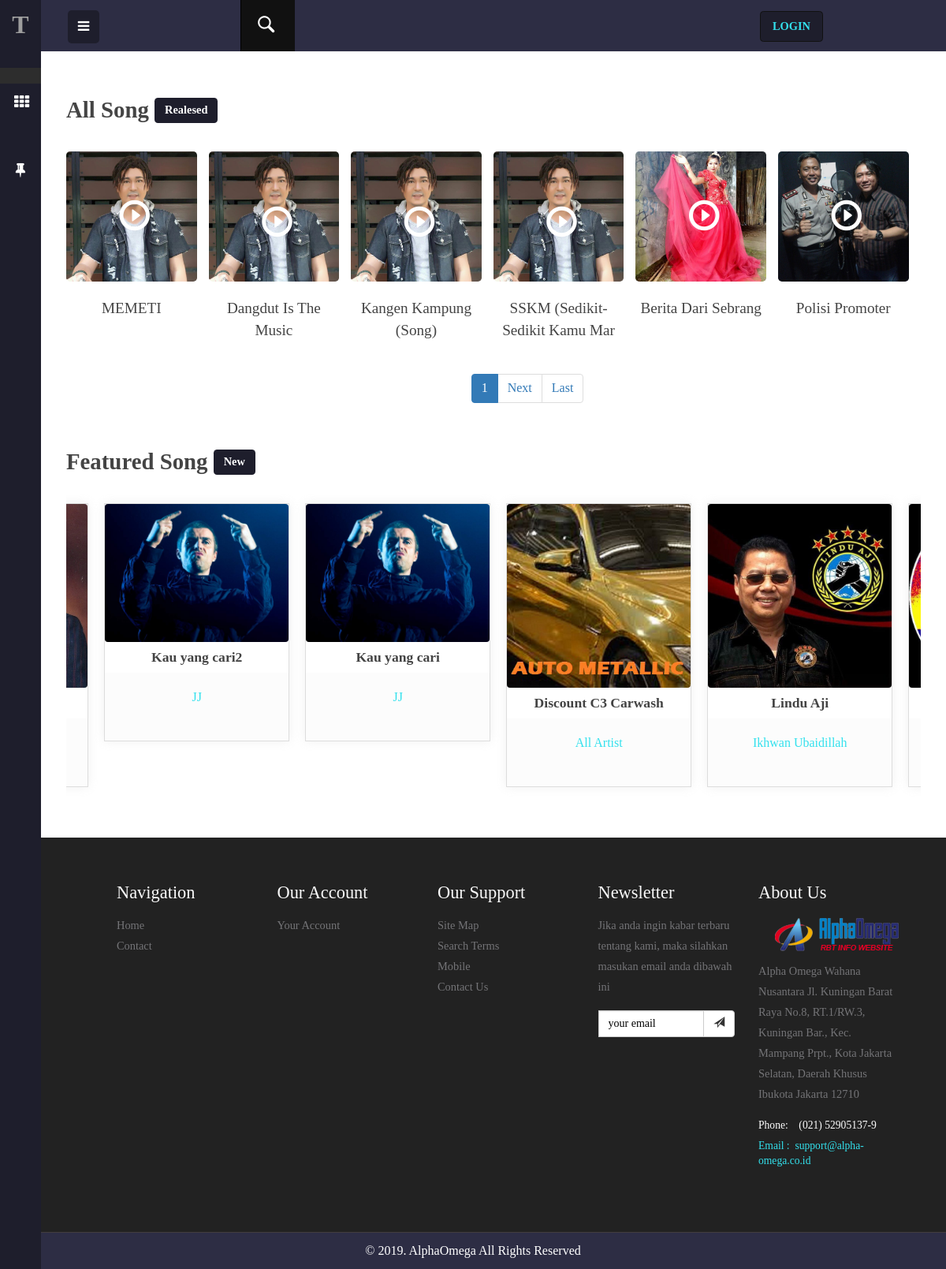
The app's page /index.php/c_song with its own data.
### tables this page shows
CREATE TABLE `t_lagu` (
  `id_lagu` int(11) NOT NULL,
  `album_id` int(11) NOT NULL,
  `genre_id` int(11) NOT NULL,
  `judul` varchar(30) NOT NULL,
  `harga_xl` int(11) NOT NULL,
  `harga_tsel1` int(11) NOT NULL,
  `harga_tsel2` int(11) NOT NULL,
  `harga_tsel3` int(11) NOT NULL,
  `harga_tsel4` int(11) NOT NULL,
  `harga_indosat` int(11) NOT NULL,
  `file` varchar(100) NOT NULL,
  `kode_xl` varchar(10) NOT NULL,
  `kode_tsel1` varchar(10) NOT NULL,
  `kode_tsel2` varchar(10) NOT NULL,
  `kode_tsel3` varchar(10) NOT NULL,
  `kode_tsel4` varchar(10) NOT NULL,
  `kode_indosat` varchar(10) NOT NULL,
  `aktif` tinyint(1) NOT NULL
);

CREATE TABLE `t_album` (
  `id_album` int(11) NOT NULL,
  `artist_id` int(11) NOT NULL,
  `nama_album` varchar(25) NOT NULL,
  `picture_album` varchar(100) NOT NULL,
  `aktif` tinyint(1) NOT NULL
);

CREATE TABLE `t_artist` (
  `id_artists` int(11) NOT NULL,
  `partner_id` int(11) DEFAULT NULL,
  `nama_artist` varchar(25) NOT NULL,
  `bio` text NOT NULL,
  `picture_artist` varchar(100) NOT NULL,
  `aktif` tinyint(1) NOT NULL DEFAULT 0
);

### index.php (called while the page is built, shortened)
<?php
require_once BASEPATH.'core/CodeIgniter.php';

### application/config/config.php (called while the page is built, shortened)
<?php
$config['base_url'] = 'http' . ((isset($_SERVER['HTTPS']) && $_SERVER['HTTPS'] == 'on') ? 's' : '')
    .'://'.$_SERVER['HTTP_HOST'].str_replace('//','/',dirname($_SERVER['SCRIPT_NAME']).'/');
$config['index_page'] = '';
$config['uri_protocol']	= 'REQUEST_URI';
$config['url_suffix'] = '';
$config['language']	= 'english';
$config['charset'] = 'UTF-8';
$config['enable_hooks'] = FALSE;
$config['subclass_prefix'] = 'MY_';
$config['composer_autoload'] = FALSE;
$config['permitted_uri_chars'] = 'a-z 0-9~%.:_\-';
$config['enable_query_strings'] = FALSE;
$config['controller_trigger'] = 'c';
$config['function_trigger'] = 'm';
$config['directory_trigger'] = 'd';
$config['allow_get_array'] = TRUE;
$config['log_threshold'] = 0;
$config['log_path'] = '';
$config['log_file_extension'] = '';
$config['log_file_permissions'] = 0644;
$config['log_date_format'] = 'Y-m-d H:i:s';
$config['error_views_path'] = '';
$config['cache_path'] = '';
$config['cache_query_string'] = FALSE;
$config['encryption_key'] = 'qwertyASDFGZXCVbnmLKJHGuiop1234567890+_)(*&^%$#@!<>?":{}';
$config['sess_driver'] = 'files';
$config['sess_cookie_name'] = 'ci_session';
$config['sess_expiration'] = 7200;
$config['sess_save_path'] = NULL;
$config['sess_match_ip'] = FALSE;
$config['sess_time_to_update'] = 300;
$config['sess_regenerate_destroy'] = FALSE;
$config['cookie_prefix']	= '';
$config['cookie_domain']	= '';
$config['cookie_path']		= '/';
$config['cookie_secure']	= FALSE;
$config['cookie_httponly'] 	= FALSE;
$config['standardize_newlines'] = FALSE;
$config['global_xss_filtering'] = FALSE;
$config['csrf_protection'] = FALSE;
$config['csrf_token_name'] = 'csrf_test_name';
$config['csrf_cookie_name'] = 'csrf_cookie_name';
$config['csrf_expire'] = 7200;
$config['csrf_regenerate'] = TRUE;
$config['csrf_exclude_uris'] = array();
$config['compress_output'] = FALSE;
$config['time_reference'] = 'local';
$config['rewrite_short_tags'] = FALSE;
$config['proxy_ips'] = '';

### application/models/M_Song.php (called while the page is built, shortened)
<?php
class M_Song extends CI_Model
{
	function get_all_song()
	{
		$this->db->select('*');
		$this->db->from('t_lagu');
		$this->db->join('t_album','t_lagu.album_id=t_album.id_album');
		$this->db->join('t_artist','t_album.artist_id=t_artist.id_artists');
		$this->db->where('t_lagu.aktif',TRUE);
		return $this->db->get()->result();
	}
	function get_new_song()
	{
		$this->db->select('*');
		$this->db->from('t_lagu');
		$this->db->join('t_album','t_lagu.album_id=t_album.id_album');
		$this->db->join('t_artist','t_album.artist_id=t_artist.id_artists');
		$this->db->order_by('id_lagu','DESC');
		$this->db->where('t_lagu.aktif',TRUE);
		$this->db->limit('10');
		return $this->db->get()->result();
	}
	function get_current_page($limit,$start)
	{
		$this->db->limit($limit,$start);
		$this->db->select('*');
		$this->db->from('t_lagu');
		$this->db->join('t_album','t_lagu.album_id=t_album.id_album');
		$this->db->join('t_artist','t_album.artist_id=t_artist.id_artists');
		$this->db->where('t_lagu.aktif',TRUE);
		return $this->db->get()->result();
	}
}

### application/views/main_page/V_All_Song.php (the view, shortened to what this page needs)
<div id="page-wrapper">
	<div class="inner-content">
		<div class="music-browse">
			<div class="browse">
				<div class="tittle-head two">
					<h3 class="tittle">All Song <span class="new">Realesed</span></h3>
					<div class="clearfix"> </div>
				</div>
				<?php if (isset($curent_result)) {
					foreach ($curent_result as $dat) {
						$id = $dat->id_lagu;
						?>
						<div class="col-md-3 browse-grid ">
							<a data-toggle="modal" data-target="#<?php echo $id?>"><img src="<?php echo base_url('assets/foto_album/') ?><?php echo $dat->picture_album?>" title="allbum-name"></a>
							<a data-toggle="modal" data-target="#<?php echo $id?>"><i class="glyphicon glyphicon-play-circle"></i></a>
							<a href="" class="sing" data-toggle="modal" data-target="#<?php echo $id?>"><?php echo $dat->judul?></a>
						</div>
					<?php }?>
					<?php
				} else {
					echo "<div>Kosong.</div>";
				}
				?>
			</div>
		</div>
	</div>
	<div class="container">
		<div class="row">
			<?php if (isset($pagination)) { ?>
				<?php echo $pagination ?>
			<?php } ?>
		</div>
	</div>
	<div class="review-slider">
		<div class="tittle-head">
			<h3 class="tittle">Featured Song <span class="new"> New</span></h3>
			<div class="clearfix"> </div>
		</div>
		<ul id="flexiselDemo1">
			<?php if (isset($new_s)) {
				foreach ($new_s as $new) {
					?>
					<li>
						<a href="<?php echo base_url('album/detail/').$new->id_album?>"><img src="<?php echo base_url('assets/')?>foto_album/<?php echo $new->picture_album;?>" alt=""/></a>
						<div class="slide-title"><h4><?php echo $new->judul?></div>
						<div class="date-city">
							<h5><?php echo $new->nama_artist?></h5>
						</div>
					</li>
				<?php }?>
				<?php
			}
			else {
				echo "<div>Kosong.</div>";
			}
			?>
		</ul>
	</div>
</div>

### records on screen
t_lagu: album.picture_album (picture), judul "MEMETI"
t_lagu: album.picture_album (picture), judul "Dangdut Is The Music"
t_lagu: album.picture_album (picture), judul "Kangen Kampung (Song)"
t_lagu: album.picture_album (picture), judul "SSKM (Sedikit-Sedikit Kamu Mar"
t_lagu: album.picture_album (picture), judul "Berita Dari Sebrang"
t_lagu: album.picture_album (picture), judul "Polisi Promoter"
t_lagu: album.picture_album (picture), judul "Kau yang cari2", t_artist.nama_artist "JJ"
t_lagu: album.picture_album (picture), judul "Kau yang cari", t_artist.nama_artist "JJ"
t_lagu: album.picture_album (picture), judul "Discount C3 Carwash", t_artist.nama_artist "All Artist"
t_lagu: album.picture_album (picture), judul "Lindu Aji", t_artist.nama_artist "Ikhwan Ubaidillah"
t_lagu: album.picture_album (picture)
t_lagu: album.picture_album (picture)

### other values on screen
$pagination "1 Next Last"
